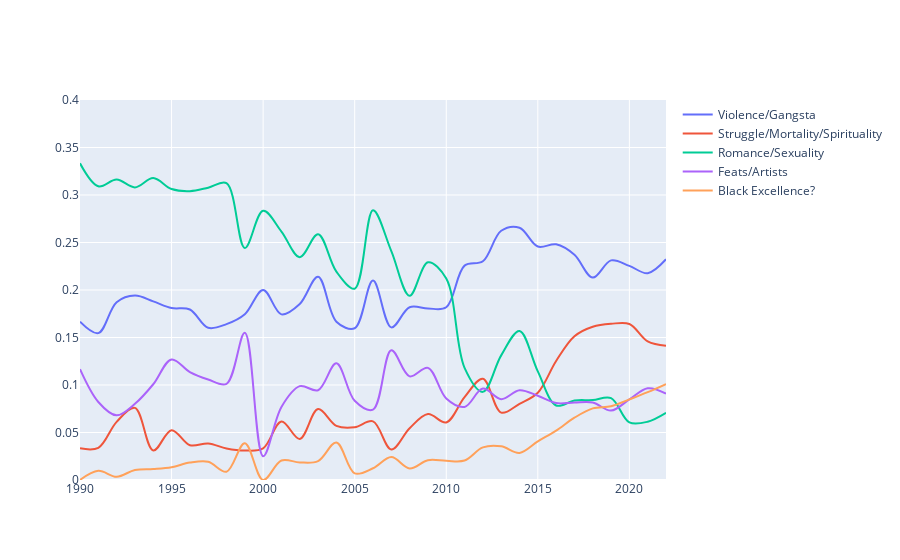

Here is the notebook cell this chart was saved with:
### Code cell
import plotly.graph_objects as go
import numpy as np

fig = go.Figure()
fig.update_layout(yaxis_range=[0,0.4])

for t in topics:
    if t in ['Musicality','Party','Flex']:
        continue
    fig.add_trace(go.Scatter(x=df_topics.track_release_year, y=df_topics[t], name=t,
                    text=["tweak line smoothness<br>with 'smoothing' in line object"],
                    hoverinfo='text+name',
                    line_shape='spline'))
    
fig.show()
